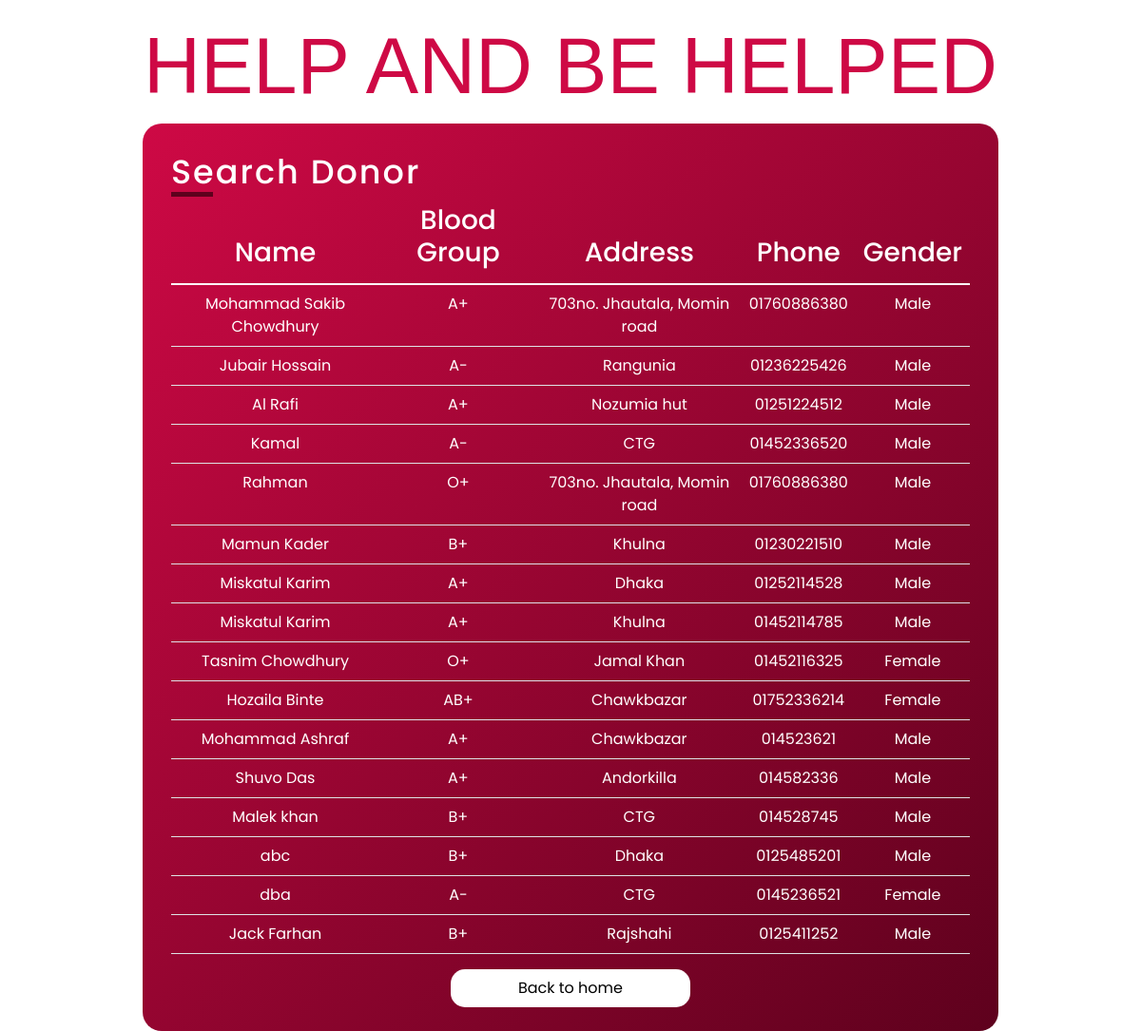
The page /donar_search.php on the database as committed earlier.
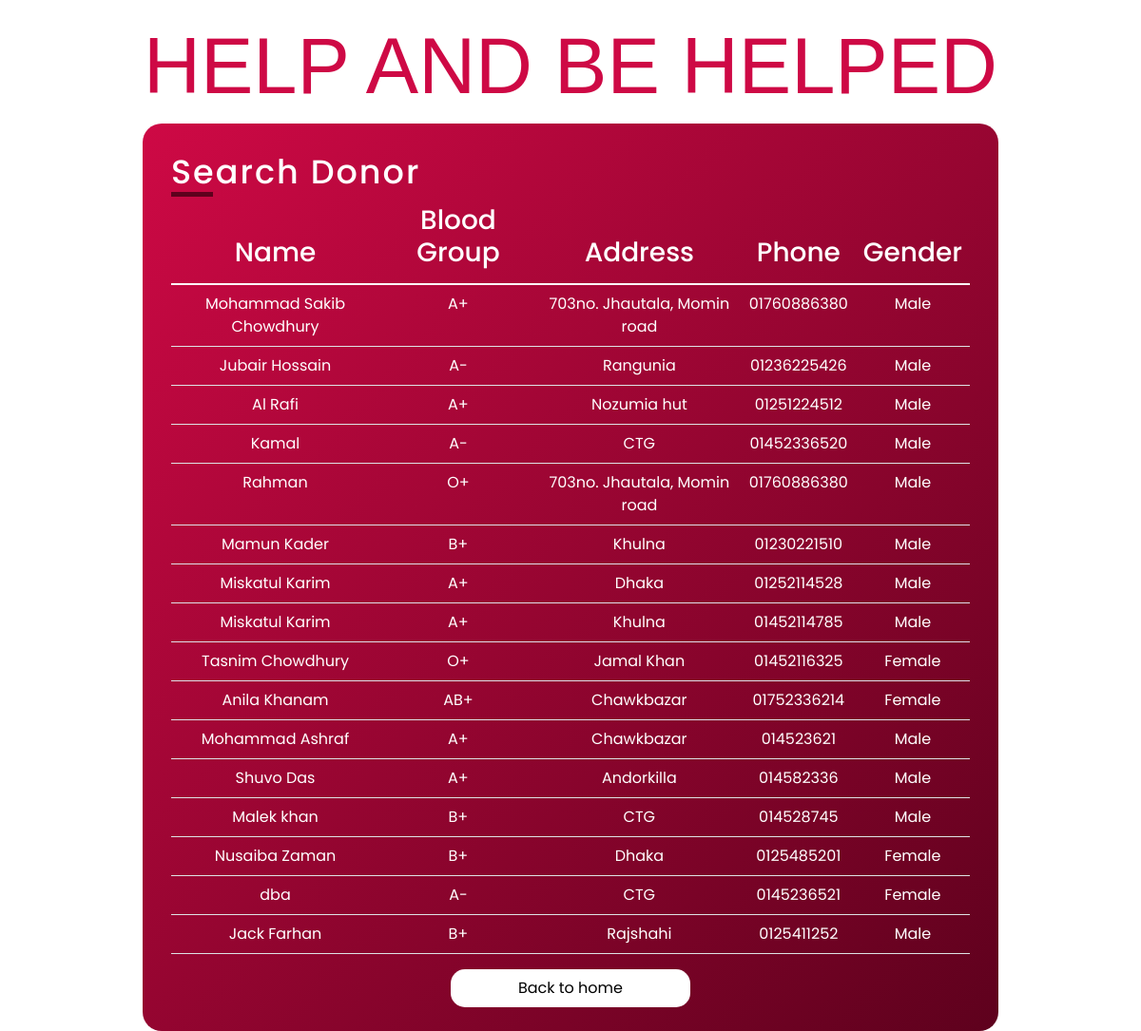
The same page on the database as committed later.
### tables this page shows
CREATE TABLE `register` (
  `id` int(30) NOT NULL,
  `username` varchar(30) NOT NULL,
  `full_name` varchar(30) NOT NULL,
  `email` varchar(30) NOT NULL,
  `phone` varchar(30) NOT NULL,
  `password` varchar(30) NOT NULL,
  `confirm_password` varchar(30) NOT NULL,
  `gender` varchar(30) NOT NULL,
  `bloodgroup` varchar(30) NOT NULL,
  `address` varchar(30) NOT NULL
);

### donar_search.php (the view, shortened to what this page needs)
<!DOCTYPE html>
<html lang="en">
<head>
    <link href="https://cdn.jsdelivr.net/npm/bootstrap@5.1.3/dist/css/bootstrap.min.css" rel="stylesheet">
    <link rel="stylesheet" type="text/css" href="css/donar_search.css">
</head>
<body>
    <div class="titletag">
        <h1>HELP AND BE HELPED</h1>
    </div>
    <div class="container">
        <div class="title">Search Donor</div>
        <form action="donar_search.php" method="post" class="form">
            <table class="table">
                <thead>
                    <tr>
                        <th scope="col">
                            <h3>Name</h3>
                        </th>
                        <th scope="col">
                            <h3>Blood Group</h3>
                        </th>
                        <th scope="col">
                            <h3>Address</h3>
                        </th>
                        <th scope="col">
                            <h3>Phone</h3>
                        </th>
                        <th scope="col">
                            <h3>Gender</h3>
                        </th>
                    </tr>
                </thead>
                <tbody>
                    <?php
                    $connection = mysqli_connect("localhost", "root", "", "blood_donation");
                    $sql = "SELECT * from register";
                    $result = $connection->query($sql);
                    if ($result->num_rows > 0) {
                        while ($row = $result->fetch_assoc()) {
                            echo "<tr><td>" . $row['full_name'] . "</td><td>" . $row['bloodgroup'] . "</td><td>". $row['address']. "</td><td>". $row['phone'] . "</td><td>" . $row['gender'] ."</td></tr>" ;
                        }
                        echo "</table>";
                    } else {
                        echo "No records found";
                    }
                    ?>
            <div class="input-group">
                <button class="back" name="back">Back to home</button>
            </div>
        </form>
    </div>
</body>
</html>

Rows that differ between the two databases and show on the page:
changed register "AB+": full_name "Hozaila Binte" → "Anila Khanam"
changed register: full_name "abc" → "Nusaiba Zaman"; gender "Male" → "Female"
